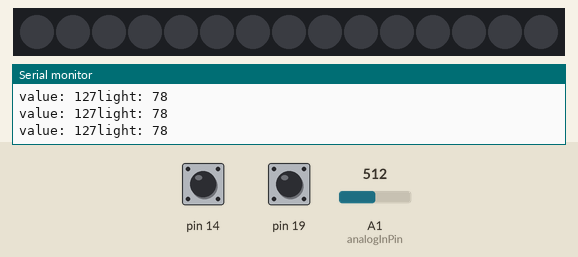
Bench run of a sketch on a simulated Arduino Uno, built with avr-gcc and run on an emulated ATmega328P. Parts: 15 RGB LEDs in strip order, left to right, the last lines printed to the serial monitor. Inputs (shaded band) come from the test bench; at power-on: pin 14 HIGH, pin 19 HIGH, A1 (analogInPin) = 512. Dim RGB values are drawn brighter than linear; the strip is taken to match the declared colour order.

Above: at 1.2 s.
1.3 s: pin 14 pulled LOW for 3.2 s
At 5.7 s:
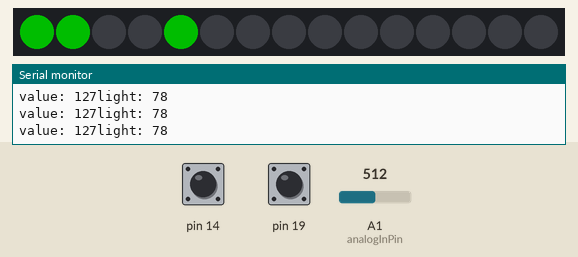
6.0 s: pin 19 pulled LOW for 1 s
At 6.92 s:
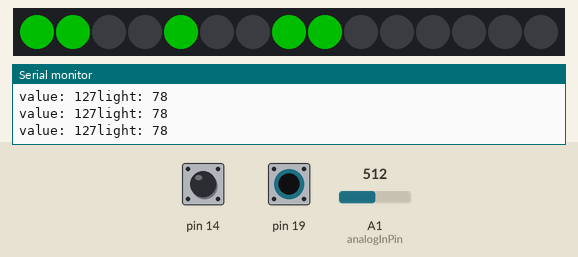
8.5 s: A1 (analogInPin) set to 716
At 9.0 s:
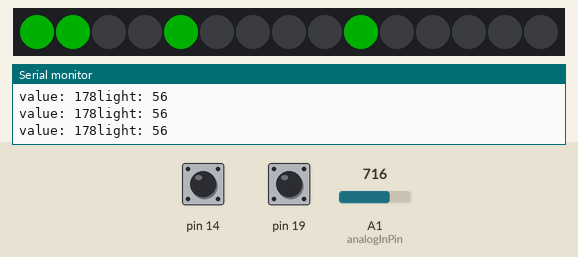
10.0 s: pin 14 pulled LOW for 0.15 s
At 10.9 s:
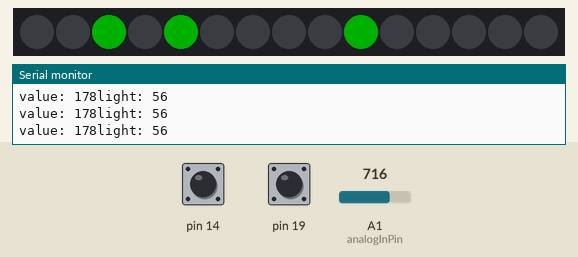
11.7 s: pin 19 pulled LOW for 0.15 s
13.4 s: pin 14 pulled LOW for 1 s
At 15.8 s:
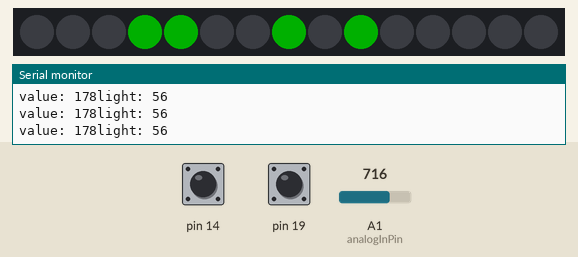
Timing chart, 0 to 16.9 s (numbered marks = the images above; inputs shaded):
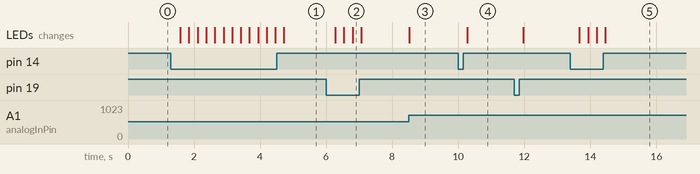

Measured:
- after the input at 1.3 s, the LEDs: first change after 0.28 s (image 1 shows a later state)
- after the input at 6.0 s, the LEDs: first change after 0.28 s (image 2 shows a later state)
- after the input at 10.0 s, the LEDs: change after 0.27 s (image 4)
- after the input at 13.4 s, the LEDs: first change after 0.27 s (image 5 shows a later state)

The sketch:

Binary_clock_12_Hrs.ino
```cpp
/*
An open-source binary clock for Arduino.
http://www.instructables.com/id/LED-Binary-Clock-1/
http://www.instructables.com/member/emihackr97/
*/
#include <Adafruit_NeoPixel.h>
#ifdef __AVR__
  #include <avr/power.h>
#endif

const int analogInPin = A1;

int second=0, minute=0, hour=0; //start the time on 00:00:00
int munit = 0;
int hunit = 0;
int valm=0;
int valh=0;
int ledstats = 0;
int i= 0;
boolean light = 1;
int sensorValue = 0;
int outputValue = 0;
Adafruit_NeoPixel strip = Adafruit_NeoPixel(15, 6, NEO_RGB + NEO_KHZ800);

void setup() { //set outputs and inputs
  Serial.begin(9600);
  strip.begin();
  strip.show();

pinMode(18, INPUT);
pinMode(14, INPUT);
pinMode(19, INPUT);
digitalWrite(14, HIGH);
digitalWrite(19, HIGH);
digitalWrite(18, HIGH);
}


void loop() {
  int light = 0;
//  static unsigned long last = 0;
//  if (millis() - last >= 100) {
 // last = millis();
  sensorValue = analogRead(analogInPin);
  outputValue = map(sensorValue, 0, 1023, 0, 255);
  Serial.print("value: ");
  Serial.print(outputValue);
  if (outputValue > 230)
  {
    light = 5000/outputValue;
  }
  else
  {
    light = 10000/outputValue;
  }
  Serial.print("light: ");
  Serial.println(light);
//}

static unsigned long lastTick = 0; // set up a local variable to hold the last time we moved forward one second
// (static variables are initialized once and keep their values between function calls)
// move forward one second every 1000 milliseconds

if (millis() - lastTick >= 1000) {
  lastTick = millis();
  second++;
}

// move forward one minute every 60 seconds
  if (second >= 60) {
  minute++;
  second = 0; // reset seconds to zero
}

// move forward one hour every 60 minutes
if (minute >=60) {
  hour++;
  minute = 0; // reset minutes to zero
}

if (hour >=12) {
  hour=0;
  minute = 0; // reset minutes to zero
}

  munit = minute%10; //sets the variable munit and hunit for the unit digits
  hunit = hour%10;

//  ledstats = digitalRead(18);  // read input value, for setting leds off, but keeping count
//  if (ledstats == LOW){
//    light=!light;
//    delay(250);
//  }
//
//    if(light== LOW){
//  for(i=1;i<=13;i++){
//  digitalWrite(i, HIGH);}
//
//  } else  {

  //seconds units
  if((second >= 10 && second < 20) || (second >= 30 && second < 40) || (second >= 50 && second < 60))
  {strip.setPixelColor(12, 0, light, 0);
  strip.show();}
  else
  {strip.setPixelColor(12, 0, 0, 0);
  strip.show();}
  if(second >= 20 && second < 40)
  {strip.setPixelColor(13, 0, light, 0);
  strip.show();}
  else
  {strip.setPixelColor(13, 0, 0, 0);
  strip.show();}
  if(second >= 40 && second < 60)
  {strip.setPixelColor(14, 0, light, 0);
  strip.show();}
  else
  {strip.setPixelColor(14, 0, 0, 0);
  strip.show();}


  //minutes units
  if(munit == 1 || munit == 3 || munit == 5 || munit == 7 || munit == 9)
  {strip.setPixelColor(0, 0, light, 0);
  strip.show();}
  else
  {strip.setPixelColor(0, 0, 0, 0);
  strip.show();}
  if(munit == 2 || munit == 3 || munit == 6 || munit == 7)
  {strip.setPixelColor(1, 0, light, 0);
  strip.show();}
  else
  {strip.setPixelColor(1, 0, 0, 0);
  strip.show();}
  if(munit == 4 || munit == 5 || munit == 6 || munit == 7)
  {strip.setPixelColor(2, 0, light, 0);
  strip.show();}
  else
  {strip.setPixelColor(2, 0, 0, 0);
  strip.show();}
  if(munit == 8 || munit == 9)
  {strip.setPixelColor(3, 0, light, 0);
  strip.show();}
  else
  {strip.setPixelColor(3, 0, 0, 0);
  strip.show();}

  //minutes
  if((minute >= 10 && minute < 20) || (minute >= 30 && minute < 40) || (minute >= 50 && minute < 60))
  {strip.setPixelColor(4, 0, light, 0);
  strip.show();}
  else
  {strip.setPixelColor(4, 0, 0, 0);
  strip.show();}
  if(minute >= 20 && minute < 40)
  {strip.setPixelColor(5, 0, light, 0);
  strip.show();}
  else
  {strip.setPixelColor(5, 0, 0, 0);
  strip.show();}
  if(minute >= 40 && minute < 60)
  {strip.setPixelColor(6, 0, light, 0);
  strip.show();}
  else
  {strip.setPixelColor(6, 0, 0, 0);
  strip.show();}

  //hour units
  if(hunit == 1 || hunit == 3 || hunit == 5 || hunit == 7 || hunit == 9)
  {strip.setPixelColor(7, 0, light, 0);
  strip.show();}
  else
  {strip.setPixelColor(7, 0, 0, 0);
  strip.show();}
  if(hunit == 2 || hunit == 3 || hunit == 6 || hunit == 7)
  {strip.setPixelColor(8, 0, light, 0);
  strip.show();}
  else
  {strip.setPixelColor(8, 0, 0, 0);
  strip.show();}
  if(hunit == 4 || hunit == 5 || hunit == 6 || hunit == 7)
  {strip.setPixelColor(9, 0, light, 0);
  strip.show();}
  else {strip.setPixelColor(9, 0, 0, 0);
  strip.show();}
  if(hunit == 8 || hunit == 9)
  {strip.setPixelColor(10, 0, light, 0);
  strip.show();}
  else
  {strip.setPixelColor(10, 0, 0, 0);
  strip.show();}

  //hour
  if(hour >= 10 && hour < 20)
  {strip.setPixelColor(11, 0, light, 0);
  strip.show();}
  else
  {strip.setPixelColor(11, 0, 0, 0);
  strip.show();}

 // }

  valm = digitalRead(14);    // add one minute when pressed
   if(valm== LOW) {
   minute++;
   second=0;
   delay(250);
  }

  valh = digitalRead(19);    // add one hour when pressed
   if(valh==LOW) {
   hour++;
   second=0;
   delay(250);
  }
}
```
